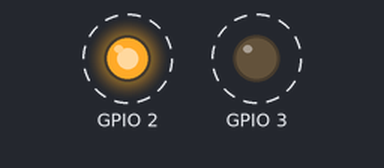
The program below on a simulated Raspberry Pi (BCM pin numbers). Shown: output pins drawn as LEDs (lit = HIGH). Dashed ring = blinking.

Above: at 0.2 s.
Timing chart, 0 to 3.0 s (numbered marks = the images above):
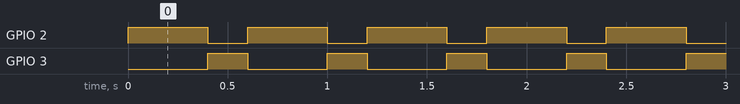

Measured:
- by itself, GPIO 2: alternates HIGH for 0.40 s and LOW for 0.20 s
- by itself, GPIO 3: alternates HIGH for 0.20 s and LOW for 0.40 s

The program:

Clase04_Ejemplo02_ParpadeoLeds.py
```python
import RPi.GPIO as GPIO
import time

GPIO.setmode(GPIO.BCM)
GPIO.setup(2,GPIO.OUT)
GPIO.setup(3,GPIO.OUT)

try:
    while True:
        GPIO.output(2,GPIO.HIGH)
        GPIO.output(3,GPIO.LOW)
        time.sleep(0.4)
        GPIO.output(2,GPIO.LOW)
        GPIO.output(3,GPIO.HIGH)
        time.sleep(0.2)
except:
    print("Fin de programa")
    GPIO.cleanup()
```
